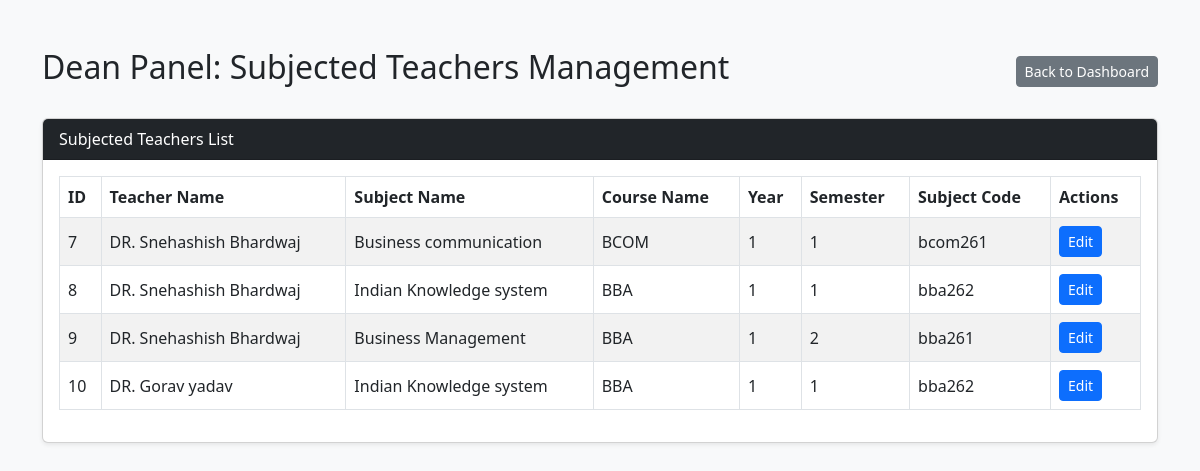
/dean/dean_subjected_teachers.php, run on an earlier commit of the app's database.
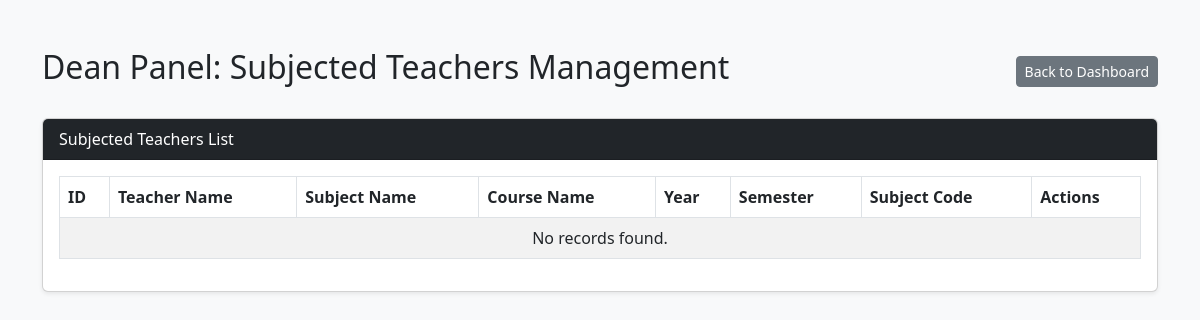
And on a later commit of the database.
### tables this page shows
CREATE TABLE `subjected_teacher` (
  `id` int(11) NOT NULL,
  `teacher_id` int(11) NOT NULL,
  `sub_id` int(11) NOT NULL,
  `teacher_name` varchar(255) NOT NULL,
  `subject_name` varchar(255) NOT NULL,
  `course_name` varchar(255) NOT NULL,
  `year` int(11) NOT NULL,
  `semester` int(11) NOT NULL,
  `subject_code` varchar(66) NOT NULL
);

### dean/dean_subjected_teachers.php (the view, shortened to what this page needs)
<?php
include '../db_connect.php';
$teachers_list = [];
try {
    $teachersResult = $conn->query("SELECT * FROM subjected_teacher");
    if ($teachersResult) {
        while ($row = $teachersResult->fetch_assoc()) {
            $teachers_list[] = $row;
        }
    }
} catch (mysqli_sql_exception $e) {
    $error_message = "Database Error: " . $e->getMessage();
} catch (Exception $e) {
    $error_message = "General Error: " . $e->getMessage();
}
?>
<!DOCTYPE html>
<html lang="en">
<head>
    <link href="https://cdn.jsdelivr.net/npm/bootstrap@5.3.0/dist/css/bootstrap.min.css" rel="stylesheet">
</head>
<body class="bg-light">
<div class="container my-5">
    <div class="d-flex justify-content-between align-items-center mb-4">
        <h2>Dean Panel: Subjected Teachers Management</h2>
        <a href="dean_dashboard.php" class="btn btn-secondary btn-sm">Back to Dashboard</a>
    </div>
    <div class="card shadow-sm">
        <div class="card-header bg-dark text-white">Subjected Teachers List</div>
        <div class="card-body">
            <div class="table-responsive">
                <table class="table table-bordered table-striped align-middle">
                    <thead>
                        <tr>
                            <th>ID</th>
                            <th>Teacher Name</th>
                            <th>Subject Name</th>
                            <th>Course Name</th>
                            <th>Year</th>
                            <th>Semester</th>
                            <th>Subject Code</th>
                            <th>Actions</th>
                        </tr>
                    </thead>
                    <tbody>
                        <?php if (count($teachers_list) > 0): ?>
                            <?php foreach ($teachers_list as $row): ?>
                                <tr>
                                    <td><?= htmlspecialchars($row['id']) ?></td>
                                    <td><?= htmlspecialchars($row['teacher_name']) ?></td>
                                    <td><?= htmlspecialchars($row['subject_name']) ?></td>
                                    <td><?= htmlspecialchars($row['course_name']) ?></td>
                                    <td><?= htmlspecialchars($row['year']) ?></td>
                                    <td><?= htmlspecialchars($row['semester']) ?></td>
                                    <td><?= htmlspecialchars($row['subject_code']) ?></td>
                                    <td>
                                        <a href="dean_subjected_teachers.php?edit_id=<?= $row['id'] ?>" class="btn btn-sm btn-primary">Edit</a>
                                    </td>
                                </tr>
                            <?php endforeach; ?>
                        <?php else: ?>
                            <tr>
                                <td colspan="8" class="text-center">No records found.</td>
                            </tr>
                        <?php endif; ?>
                    </tbody>
                </table>
            </div>
        </div>
    </div>
</div>
</body>
</html>

What changed in the data, as far as the page shows it:
removed subjected_teacher: id "7", teacher_name "DR. Snehashish Bhardwaj", subject_name "Business communication", course_name "BCOM", year "1", semester "1", subject_code "bcom261"
removed subjected_teacher: id "8", teacher_name "DR. Snehashish Bhardwaj", subject_name "Indian Knowledge system", course_name "BBA", year "1", semester "1", subject_code "bba262"
removed subjected_teacher: id "9", teacher_name "DR. Snehashish Bhardwaj", subject_name "Business Management", course_name "BBA", year "1", semester "2", subject_code "bba261"
removed subjected_teacher: id "10", teacher_name "DR. Gorav yadav", subject_name "Indian Knowledge system", course_name "BBA", year "1", semester "1", subject_code "bba262"
Also different on the page:
text now shown: "No records found."
